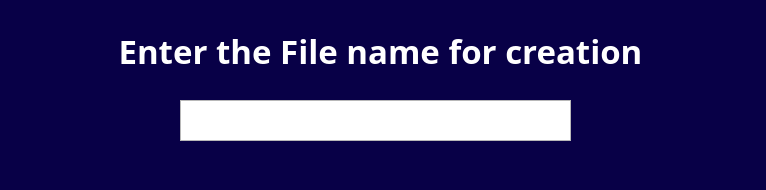
<?xml version="1.0" encoding="UTF-8"?>
<ui version="4.0">
 <class>AddVault</class>
 <widget class="QMainWindow" name="AddVault">
  <property name="geometry">
   <rect>
    <x>0</x>
    <y>0</y>
    <width>766</width>
    <height>190</height>
   </rect>
  </property>
  <property name="windowTitle">
   <string>MainWindow</string>
  </property>
  <property name="styleSheet">
   <string notr="true">QMainWindow {
    background-color: rgb(8, 0, 71);
    color: white
}

QLabel {
    color: white;
}

QPushButton {
    background-color: #1a1b25;
    color: cyan;
}

QPushButton:hover {
    background-color: #016064;
}</string>
  </property>
  <widget class="QWidget" name="centralwidget">
   <widget class="QLabel" name="label">
    <property name="geometry">
     <rect>
      <x>20</x>
      <y>20</y>
      <width>721</width>
      <height>61</height>
     </rect>
    </property>
    <property name="font">
     <font>
      <family>Ubuntu Mono</family>
      <pointsize>25</pointsize>
      <weight>75</weight>
      <bold>true</bold>
     </font>
    </property>
    <property name="text">
     <string>Enter the File name for creation</string>
    </property>
    <property name="alignment">
     <set>Qt::AlignCenter</set>
    </property>
   </widget>
   <widget class="QTextEdit" name="FileNameInput">
    <property name="geometry">
     <rect>
      <x>180</x>
      <y>100</y>
      <width>391</width>
      <height>41</height>
     </rect>
    </property>
   </widget>
  </widget>
 </widget>
 <resources/>
 <connections/>
</ui>
